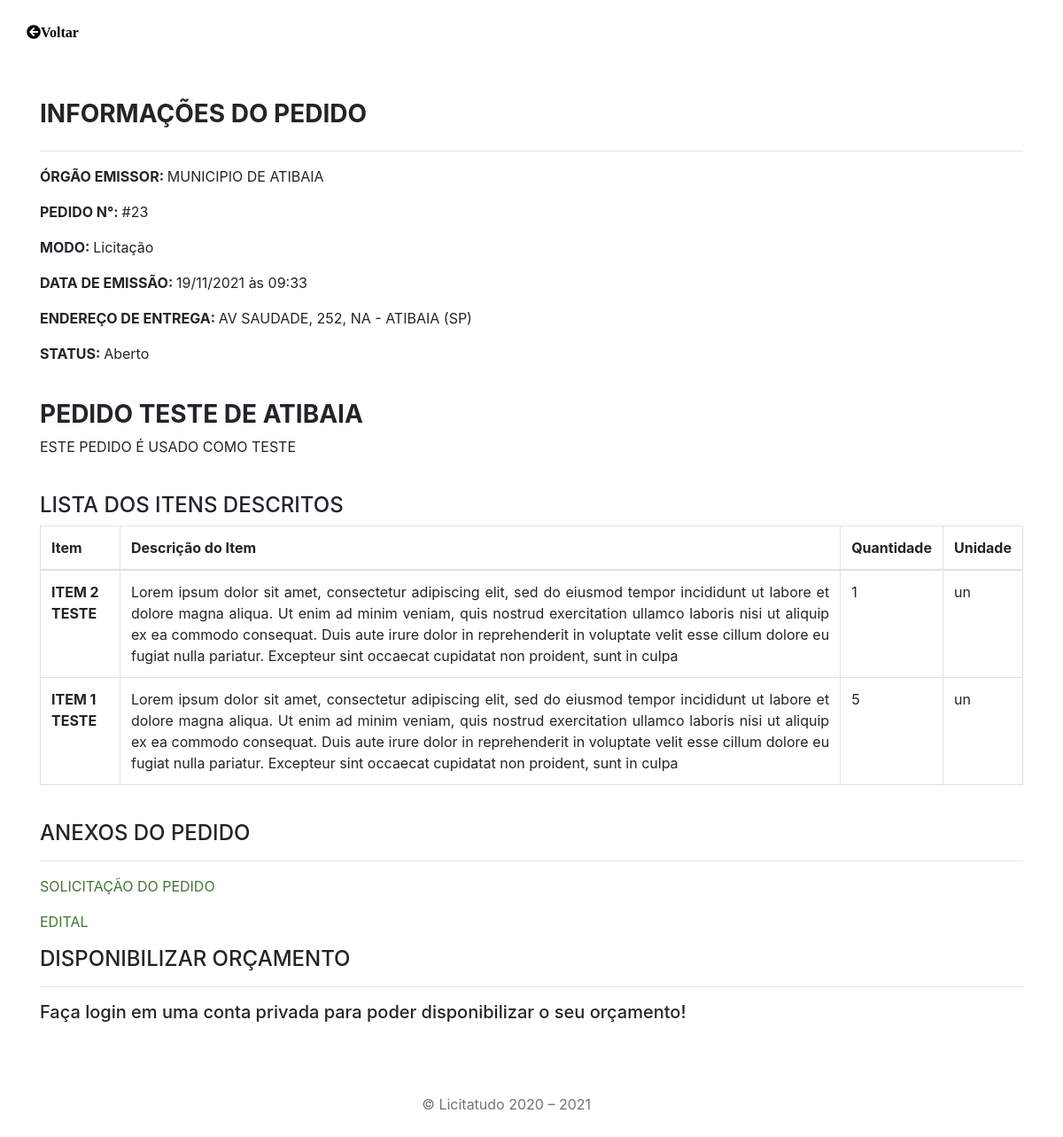
/src/Perfis/Pedidos/visualizarPedido.php?cod=23 (signed in), run on the app's committed database.
### tables this page shows
CREATE TABLE IF NOT EXISTS `pedido` (
  `cod` int(11) NOT NULL AUTO_INCREMENT,
  `titulo` varchar(100) DEFAULT NULL,
  `descricao` text DEFAULT NULL,
  `data_abertura` datetime DEFAULT NULL,
  `data_fechamento` datetime DEFAULT NULL,
  `distancia` int(6) DEFAULT NULL,
  `status` int(11) DEFAULT NULL,
  `modo` int(11) DEFAULT NULL,
  `cnpj` char(14) DEFAULT NULL,
  `endereco_entrega` int(11) DEFAULT NULL,
  PRIMARY KEY (`cod`),
  KEY `FK_pedido-instituicao_publica` (`cnpj`),
  KEY `FK_pedido-modo_pedido` (`modo`),
  KEY `FK_pedido-status_pedido` (`status`),
  KEY `FK_pedido_endereco_instituicao_publica` (`endereco_entrega`),
  CONSTRAINT `FK_pedido-instituicao_publica` FOREIGN KEY (`cnpj`) REFERENCES `instituicao_publica` (`cnpj`) ON DELETE NO ACTION ON UPDATE NO ACTION,
  CONSTRAINT `FK_pedido-modo_pedido` FOREIGN KEY (`modo`) REFERENCES `modo_pedido` (`cod`) ON DELETE NO ACTION ON UPDATE NO ACTION,
  CONSTRAINT `FK_pedido-status_pedido` FOREIGN KEY (`status`) REFERENCES `status_pedido` (`cod`) ON DELETE NO ACTION ON UPDATE NO ACTION,
  CONSTRAINT `FK_pedido_endereco_instituicao_publica` FOREIGN KEY (`endereco_entrega`) REFERENCES `endereco_instituicao_publica` (`cod`) ON DELETE NO ACTION ON UPDATE NO ACTION
);

CREATE TABLE IF NOT EXISTS `instituicao_publica` (
  `cnpj` char(14) NOT NULL,
  `razao_social` varchar(150) DEFAULT NULL,
  `nome_fantasia` varchar(150) DEFAULT NULL,
  `efr` varchar(50) DEFAULT NULL,
  `email` varchar(40) DEFAULT NULL,
  `natureza` varchar(80) DEFAULT NULL,
  `telefone` varchar(30) DEFAULT NULL,
  `status_cadastro` int(11) DEFAULT NULL,
  PRIMARY KEY (`cnpj`),
  KEY `FK_instituicao_publica-status-cadastro` (`status_cadastro`),
  CONSTRAINT `FK_instituicao_publica-status-cadastro` FOREIGN KEY (`status_cadastro`) REFERENCES `status_cadastro` (`cod`)
);

CREATE TABLE IF NOT EXISTS `modo_pedido` (
  `cod` int(11) NOT NULL AUTO_INCREMENT,
  `modo` varchar(50) DEFAULT NULL,
  PRIMARY KEY (`cod`)
);

CREATE TABLE IF NOT EXISTS `endereco_instituicao_publica` (
  `cod` int(11) NOT NULL AUTO_INCREMENT,
  `logradouro` varchar(100) DEFAULT NULL,
  `numero` varchar(10) DEFAULT NULL,
  `bairro` varchar(80) DEFAULT NULL,
  `cep` char(8) DEFAULT NULL,
  `cidade` varchar(50) DEFAULT NULL,
  `uf` char(2) DEFAULT NULL,
  `cnpj` char(14) DEFAULT NULL,
  `descricao` varchar(50) DEFAULT NULL,
  PRIMARY KEY (`cod`),
  KEY `FK_endereco_instituicao_publica-instituicao_publica` (`cnpj`),
  CONSTRAINT `FK_endereco_instituicao_publica-instituicao_publica` FOREIGN KEY (`cnpj`) REFERENCES `instituicao_publica` (`cnpj`)
);

CREATE TABLE IF NOT EXISTS `status_pedido` (
  `cod` int(11) NOT NULL AUTO_INCREMENT,
  `status` varchar(20) DEFAULT NULL,
  `desc` varchar(50) DEFAULT NULL,
  PRIMARY KEY (`cod`)
);

CREATE TABLE IF NOT EXISTS `item_pedido` (
  `cod` int(11) NOT NULL AUTO_INCREMENT,
  `item` varchar(100) DEFAULT NULL,
  `descricao` text DEFAULT NULL,
  `quantidade` int(11) DEFAULT NULL,
  `unidade` varchar(5) DEFAULT NULL,
  `pedido_cod` int(11) DEFAULT NULL,
  PRIMARY KEY (`cod`),
  KEY `FK_item_pedido-pedido` (`pedido_cod`),
  CONSTRAINT `FK_item_pedido-pedido` FOREIGN KEY (`pedido_cod`) REFERENCES `pedido` (`cod`) ON DELETE NO ACTION ON UPDATE NO ACTION
);

CREATE TABLE IF NOT EXISTS `anexos_pedido` (
  `cod` int(11) NOT NULL AUTO_INCREMENT,
  `descricao` varchar(50) DEFAULT NULL,
  `pedido` int(11) DEFAULT NULL,
  PRIMARY KEY (`cod`),
  KEY `FK__pedido` (`pedido`),
  CONSTRAINT `FK__pedido` FOREIGN KEY (`pedido`) REFERENCES `pedido` (`cod`) ON DELETE NO ACTION ON UPDATE NO ACTION
);

### src/Perfis/Pedidos/visualizarPedido.php (the view, shortened to what this page needs)
<?php
require_once "checarDisponibilidade.php";
$cod = $_GET['cod'];
$tabelaItens = "";
$isLogged = false;
$sqlConsulta = "select titulo, data_abertura, data_fechamento, descricao, pedido.status AS cod_status,
modo_pedido.modo, status_pedido.status, instituicao_publica.razao_social, endereco_entrega,
instituicao_publica.cnpj as pub_cnpj, distancia
from pedido
INNER JOIN modo_pedido ON pedido.modo = modo_pedido.cod
INNER JOIN status_pedido ON pedido.status = status_pedido.cod
INNER JOIN instituicao_publica ON pedido.cnpj = instituicao_publica.cnpj
where pedido.cod = $cod";
foreach ($connection->query($sqlConsulta) as $key => $value) {
    $titulo = $value['titulo'];
    $abertura = strtotime($value['data_abertura']);
    $descricao = $value['descricao'];
    $modo = $value['modo'];
    $status = $value['status'];
    $razaoSocial = $value['razao_social'];
    $statusCod = $value['cod_status'];
    $enderecoEntrega = $value['endereco_entrega'];
}
$dataAbertura = strftime('%d/%m/%Y', $abertura);
$horaAbertura = strftime('%H:%M', $abertura);
$sqlItens = "select * from item_pedido where pedido_cod = $cod";
foreach ($connection->query($sqlItens) as $key => $value) {
    $tabelaItens .= '
    <tr>
    <th scope="row">' . $value["item"] . '</th>
    <td align="justify">' . $value["descricao"] . '</td>
    <td>' . $value["quantidade"] . '</td>
    <td>' . $value["unidade"] . '</td>
    </tr>';
}
$sqlAnexos = "select * from anexos_pedido where pedido = $cod";
?>
<!DOCTYPE html>
<html lang="pt-br">
    <head>
        <link rel="stylesheet" href="https://stackpath.bootstrapcdn.com/bootstrap/4.4.1/css/bootstrap.min.css">
        <link rel="stylesheet" href="../../scripts/utils/style.css">
        <link  rel="stylesheet" href="../../scripts/utils/fontawesome/css/all.css">
        <link rel="stylesheet" href="../../scripts/utils/default.css">
    </head>
    <body>
        <a class="home" href="#" onclick="goBack()">
            <i class="fa fa-arrow-circle-left">Voltar</i>
        </a>
        <div class="container" id="container-corpoindex">
        <div style="width:50%; display: inline-block;"><H3><b>INFORMAÇÕES DO PEDIDO</b></H3></div>
            <hr>
                <p><b>ÓRGÃO EMISSOR: </b><?php echo $razaoSocial; ?></p>
                <p><b>PEDIDO N°: </b>#<?php echo $cod; ?></p>
                <p><b>MODO: </b><?php echo $modo; ?></p>
                <p><b>DATA DE EMISSÃO: </b> <?php echo $dataAbertura . ' às ' . $horaAbertura ?></p>
                <?php
                $sqlEndereco = "select * from endereco_instituicao_publica where cod=$enderecoEntrega";
                foreach ($connection->query($sqlEndereco) as $key => $value) {
                    echo  "<p><b>ENDEREÇO DE ENTREGA: </b>" . $value['logradouro'] . ", " . $value['numero'] . ", " . $value['bairro'] . " - " .  $value['cidade'] . " (" . $value['uf'] . ")";
                }
                ?>
                <p><b>STATUS: </b> <?php echo $status ?></p></br>
                <h3><b><?php echo $titulo; ?></b></h3>
                <p><?php echo $descricao; ?></p></br>
            <h4>LISTA DOS ITENS DESCRITOS</h4>
            <div class="bd-example">
                <table class="table table-bordered">
                  <thead>
                  <tr>
                    <th scope="col">Item</th>
                    <th scope="col">Descrição do Item</th>
                    <th scope="col">Quantidade</th>
                    <th scope="col">Unidade</th>
                  </tr>
                  </thead>
                  <tbody>
                <?php echo $tabelaItens; ?>
                  </tbody>
                </table>
            </div>
            <br>
            <h4>ANEXOS DO PEDIDO</h4><hr>
            <?php
            echo "<p><a href='../../scripts/abrirArquivoPDF.php?filename=PEDIDO" . $cod .  ".pdf&dir=Pedidos/&titulo=" . $titulo . "'  target='_blank'>
            SOLICITAÇÃO DO PEDIDO</a></p>";
            foreach ($connection->query($sqlAnexos) as $key => $value) {
                echo "<p><a href='../../scripts/abrirArquivoPDF.php?filename=ANEXO" . $value["cod"] .  ".pdf&dir=Pedidos/Anexos/&titulo=Anexo" . $value["cod"] . " - $cod'  target='_blank'>
            " . $value["descricao"] . "</a>";
            }
            ?>
            <br>
            <?php
            if ($statusCod == "1") {
                echo "<h4>DISPONIBILIZAR ORÇAMENTO</h4><hr>";
                if (!$isLogged) {
                    echo "<h5>Faça login em uma conta privada para poder disponibilizar o seu orçamento!</h5>";
                }
            }
            ?>
            <footer>
                <div class="container center col-md-3">
                <p class="text-muted">&copy; Licitatudo  2020 – 2021</p>
                </div>
            </footer>
        </div>
    </body>
</html>

### src/scripts/utils/style.css (style rules this page uses)
body { height: 100%; padding-bottom: 3rem; }
#container-corpoindex { margin-top: 4rem; }
th { border: 4px solid rgb(160, 34, 34); padding: 10px; }
.home { margin-left: 30px; color:black; }

### src/scripts/utils/default.css (style rules this page uses)
a { color: #417630; }

### data on the page
pedido: cnpj.razao_social "MUNICIPIO DE ATIBAIA", modo.modo "Licitação", data_abertura "19/11/2021", data_abertura "09:33", status.status "Aberto", titulo "PEDIDO TESTE DE ATIBAIA", descricao "ESTE PEDIDO É USADO COMO TESTE"
endereco_instituicao_publica: logradouro "AV SAUDADE", numero "252", bairro "NA", cidade "ATIBAIA", uf "SP"
item_pedido: item "ITEM 2 TESTE", descricao "Lorem ipsum dolor sit amet, consectetur adipiscing elit, sed do eiusmod tempor incididunt ut labore et dolore magna aliqua. Ut enim ad minim veniam, quis nostrud exercitation ullamco laboris nisi ut aliquip ex ea commodo consequat. Duis aute irure dolor in reprehenderit in voluptate velit esse cillum dolore eu fugiat nulla pariatur. Excepteur sint occaecat cupidatat non proident, sunt in culpa", quantidade "1", unidade "un"
item_pedido: item "ITEM 1 TESTE", descricao "Lorem ipsum dolor sit amet, consectetur adipiscing elit, sed do eiusmod tempor incididunt ut labore et dolore magna aliqua. Ut enim ad minim veniam, quis nostrud exercitation ullamco laboris nisi ut aliquip ex ea commodo consequat. Duis aute irure dolor in reprehenderit in voluptate velit esse cillum dolore eu fugiat nulla pariatur. Excepteur sint occaecat cupidatat non proident, sunt in culpa", quantidade "5", unidade "un"
anexos_pedido: descricao "EDITAL"

### other printed values
$cod "23"
